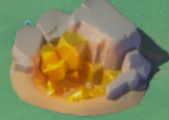
#> input picture templates/en/poi/mine_gold.png, 169 x 120 px, given in place of map_pane.png, which was not available
$ python test_orb2.py
#> lines starting #> are read from the running program, lines starting #| are printed output that depends on the picture; pictures that were not available may be replaced by others from this repository, and a replacement may not be noted
import cv2
import numpy as np

crop = cv2.imread('screenshots/rois/map_pane.png', cv2.IMREAD_GRAYSCALE)
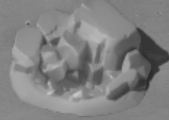
#> crop: shape (120, 169); min 42, max 204, mean 128.9
tpl = cv2.imread('templates/en/poi/mine_food.png', cv2.IMREAD_GRAYSCALE)
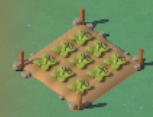
#> input picture templates/en/poi/mine_food.png, 153 x 117 px
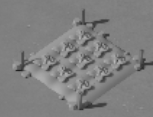
#> tpl: shape (117, 153); min 31, max 182, mean 127.6

orb = cv2.ORB_create(nfeatures=50000)
tpl_kp, tpl_des = orb.detectAndCompute(tpl, None)
#> tpl_kp = 178 keypoints; strongest (x, y, size): (119, 61, 31), (66, 73, 31), (49, 62, 31), (65, 70, 31)
crop_kp, crop_des = orb.detectAndCompute(crop, None)
#> crop_kp = 80 keypoints; strongest (x, y, size): (127, 54, 37.2), (44, 42, 37.2), (120, 68, 37.2), (117, 68, 44.6)

bf = cv2.BFMatcher(cv2.NORM_HAMMING, crossCheck=True)
matches = bf.match(tpl_des, crop_des)
#> matches = 47 matches
matches = sorted(matches, key=lambda x: x.distance)

good = [m for m in matches if m.distance <= 64]
#> good = 1 matches
print(f"Total template features: {len(tpl_kp)}")
#| Total template features: 178
print(f"Total crop features: {len(crop_kp)}")
#| Total crop features: 80
print(f"Good matches <= 64: {len(good)}")
#| Good matches <= 64: 1

if len(good) >= 5:
    src_pts = np.float32([tpl_kp[m.queryIdx].pt for m in good]).reshape(-1, 1, 2)
    dst_pts = np.float32([crop_kp[m.trainIdx].pt for m in good]).reshape(-1, 1, 2)
    M, mask = cv2.findHomography(src_pts, dst_pts, cv2.RANSAC, 5.0)
    if mask is not None:
        inliers = np.sum(mask)
        print(f"Inliers: {inliers}")
    else:
        print("Homography failed")
